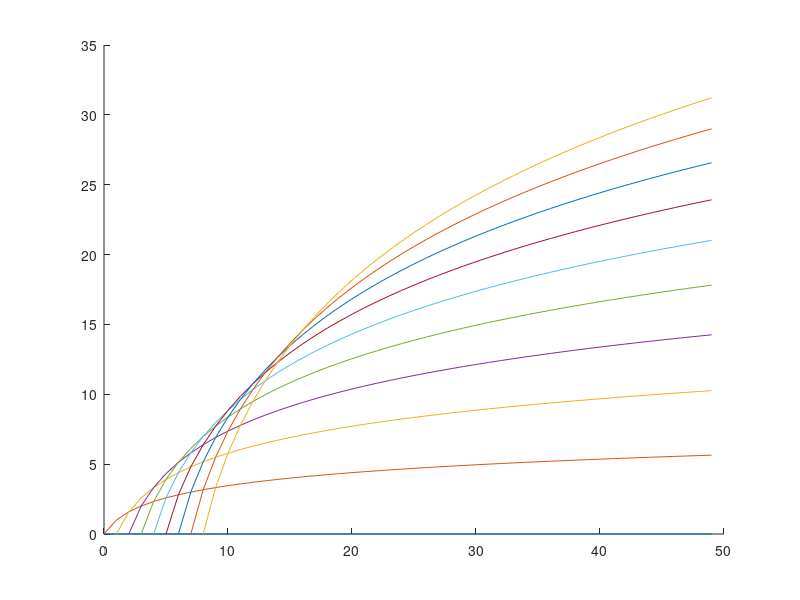

Source code (MATLAB):
A=zeros(100,1);
C=[1:100]-ones(1,100);
S=[1:100]
B=zeros(100,100);
for i=1:100
    for j=1:100
        if((i-j)>=0)
            A(j,1)=A(j,1)+factorial(i-1)/(factorial(j-1)*factorial(i-j));
        end
    end
    B(i,:)=A;
end
D=ones(100,1);
B=[D B];
cc=hsv(100);
hold on;
plot(C(1:50),log2(B(1:50,1:10)));
